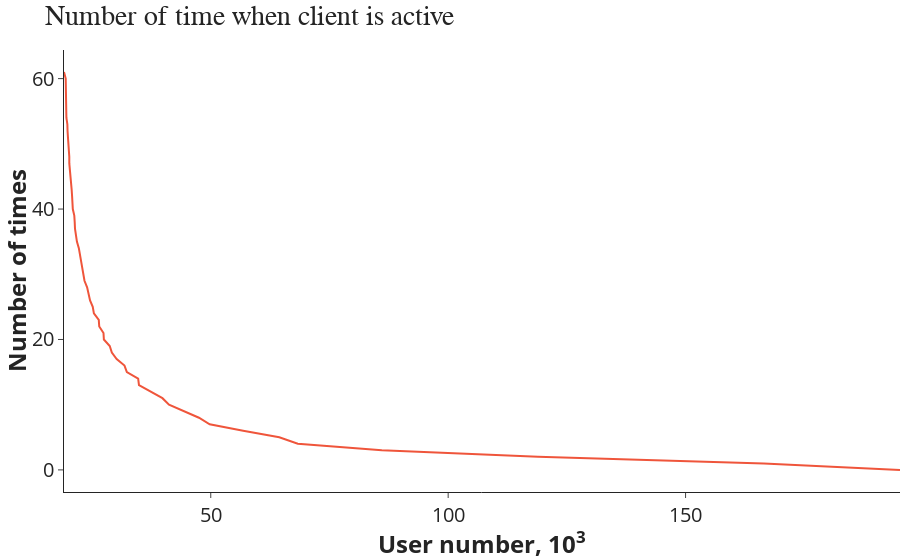

Notebook source saved alongside this figure:
### Code cell
regularity = X['REGULARITY'].value_counts() / 1000
fig = go.Figure()
colors = px.colors.qualitative.Plotly
fig.add_trace(go.Scatter(x = regularity, y = np.arange(regularity.shape[0]), line_color = colors[1], name="MONTANT"))

fig.update_layout(title='Number of time when client is active', xaxis_title='<b>User number, 10<sup>3</sup></b>',yaxis_title = "<b>Number of times</b>")
fig.show()

### Figure 1 — Plotly figure (JSON) as saved in the notebook; plotly's stock layout.template omitted (floating-point values rounded to 4 significant figures)
{"data": [{"line": {"color": "#EF553B"}, "name": "MONTANT", "type": "scatter", "x": [195.2, 166.5, 118.9, 86.03, 68.33, 64.43, 56.82, 49.77, 47.52, 44.48, 41.21, 39.82, 37.4, 34.88, 34.71, 32.33, 31.83, 30.18, 29.17, 28.73, 27.49, 27.41, 26.51, 26.42, 25.39, 25.15, 24.58, 24.22, 23.96, 23.41, 23.16, 22.92, 22.73, 22.39, 22.22, 21.81, 21.54, 21.41, 21.35, 21.26, 20.95, 20.94, 20.79, 20.7, 20.57, 20.31, 20.27, 20.21, 20.2, 20.15, 20.12, 19.92, 19.84, 19.8, 19.59, 19.59, 19.55, 19.55, 19.48, 19.47, 19.45, 19.09], "y": [0, 1, 2, 3, 4, 5, 6, 7, 8, 9, 10, 11, 12, 13, 14, 15, 16, 17, 18, 19, 20, 21, 22, 23, 24, 25, 26, 27, 28, 29, 30, 31, 32, 33, 34, 35, 36, 37, 38, 39, 40, 41, 42, 43, 44, 45, 46, 47, 48, 49, 50, 51, 52, 53, 54, 55, 56, 57, 58, 59, 60, 61]}], "layout": {"title": {"text": "Number of time when client is active"}, "xaxis": {"title": {"text": "<b>User number, 10<sup>3</sup></b>"}}, "yaxis": {"title": {"text": "<b>Number of times</b>"}}}}
